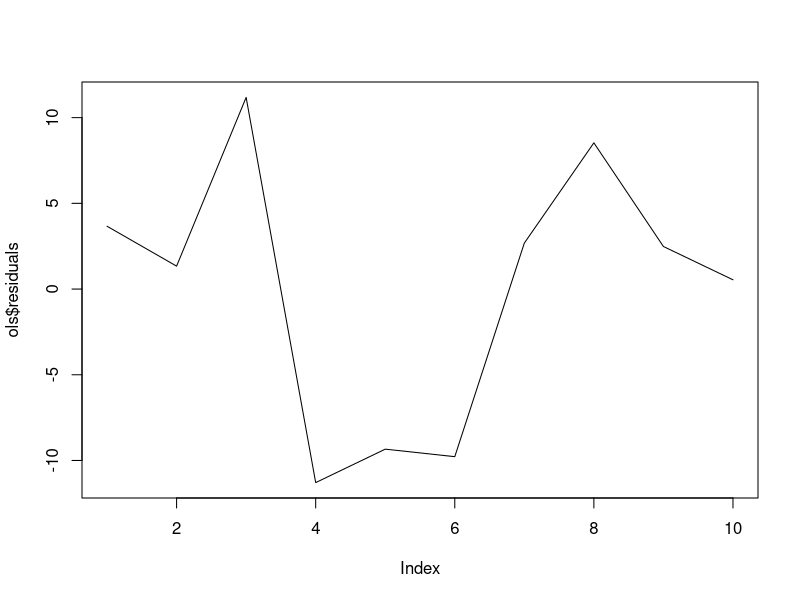
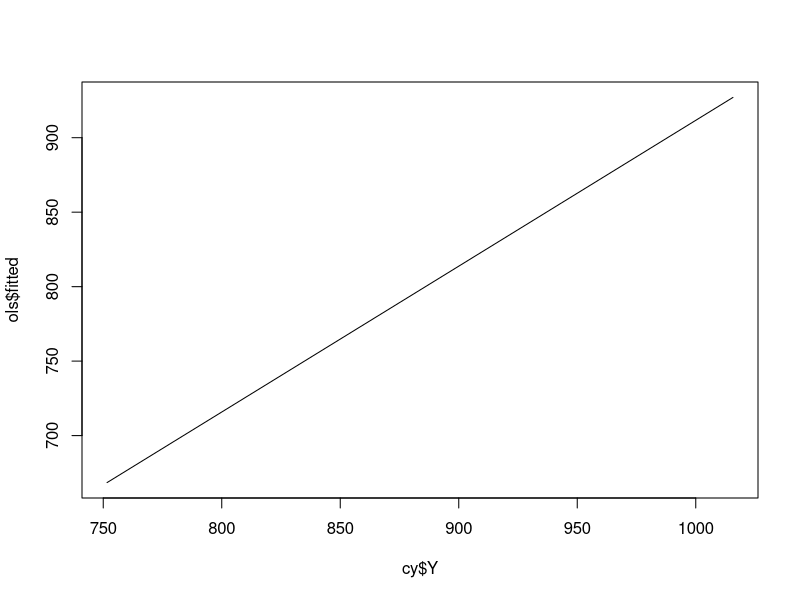
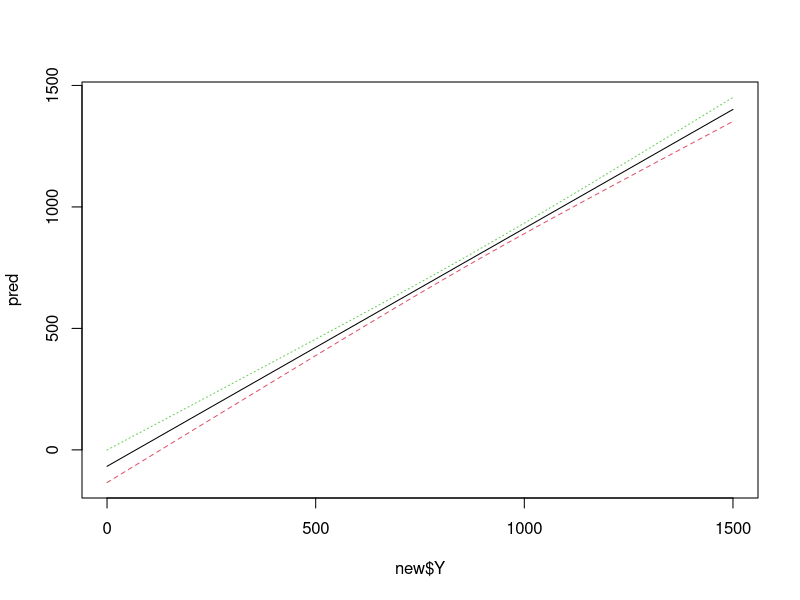

Recreate these plots in R, in order.
# simple 2 variable linear regression model

cy <- read.table(file='cons.dat',header=TRUE)
names(cy)
summary(cy)
list(cy)
# to call variables by name use attach
#attach(cy)
# lm() does OLS
ols<-lm(C~Y,data=cy)
# print results
summary(ols)
plot(ols$residuals,type='l')
print(ols$coefficients)
plot(cy$Y,ols$fitted,type='l')
confint(ols,level=0.95)

new <- data.frame(Y = seq(900, 1100, 20))
list(new)
predict(ols, new, interval = "prediction",level=0.95)


new <- data.frame(Y = seq(0, 1500, 50))
pred = predict(ols, new, interval = "prediction",level=0.95)
# plot the forecast and prediction intervals
matplot(new$Y,pred,type="l")

